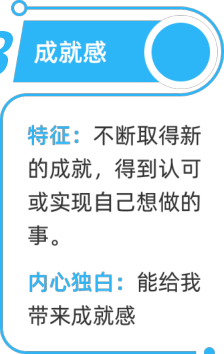
#> input picture _cell_205.png, 224 x 354 px
$ python -i _debug_edges.py   (imports and definitions only)
#> lines starting #> are read from the running program, lines starting #| are printed output that depends on the picture; after the words box and inside, x2 and y2 are one past the last pixel; in counts of white or black regions, pixels touching at a corner belong together
from __future__ import annotations

import fitz
import cv2
import numpy as np
from pathlib import Path


# [64 lines left out: functions extract_chart_area, analyze_with_edges, not called in this run]


def analyze_hsv_separate(img: np.ndarray):
    h, w = img.shape[:2]
#> h = 354; w = 224

    hsv = cv2.cvtColor(img, cv2.COLOR_RGB2HSV)
#> hsv: shape (354, 224, 3); mean H, S, V 21, 35.7, 240.7

    yellow_mask = (hsv[:, :, 0] > 20) & (hsv[:, :, 0] < 45) & (hsv[:, :, 1] > 80) & (hsv[:, :, 2] > 100)
#> yellow_mask: shape (354, 224) bool; every value is 0
    blue_mask = (hsv[:, :, 0] > 100) & (hsv[:, :, 0] < 130) & (hsv[:, :, 1] > 50) & (hsv[:, :, 2] > 50)
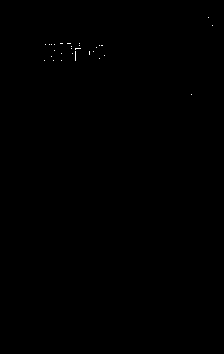
#> blue_mask: shape (354, 224) bool; 0.07% white in thin lines or dots, all inside (x1, y1, x2, y2) = (44, 17, 213, 95)

    yellow_kernel = np.ones((5, 5), np.uint8)
    yellow_mask_clean = cv2.morphologyEx(yellow_mask.astype(np.uint8), cv2.MORPH_CLOSE, yellow_kernel)
    yellow_mask_clean = cv2.morphologyEx(yellow_mask_clean, cv2.MORPH_OPEN, yellow_kernel)

    blue_kernel = np.ones((5, 5), np.uint8)
    blue_mask_clean = cv2.morphologyEx(blue_mask.astype(np.uint8), cv2.MORPH_CLOSE, blue_kernel)
    blue_mask_clean = cv2.morphologyEx(blue_mask_clean, cv2.MORPH_OPEN, blue_kernel)

    cv2.imwrite('/Users/jefflau/projects/pdf_report_converter/PDF_converter/_chart_yellow_clean.png', yellow_mask_clean * 255)
    cv2.imwrite('/Users/jefflau/projects/pdf_report_converter/PDF_converter/_chart_blue_clean.png', blue_mask_clean * 255)

    contours_yellow, _ = cv2.findContours(yellow_mask_clean, cv2.RETR_EXTERNAL, cv2.CHAIN_APPROX_SIMPLE)
#> contours_yellow = []
    contours_blue, _ = cv2.findContours(blue_mask_clean, cv2.RETR_EXTERNAL, cv2.CHAIN_APPROX_SIMPLE)
#> contours_blue = []

    print(f"\n黄色区域检测到 {len(contours_yellow)} 个轮廓")
#| 黄色区域检测到 0 个轮廓
    for i, contour in enumerate(contours_yellow):
        x, y, cw, ch = cv2.boundingRect(contour)
        area = cv2.contourArea(contour)
        print(f"黄色 {i+1}: x={x}, y={y}, w={cw}, h={ch}, area={area}")
#> this loop made 0 passes

    print(f"\n蓝色区域检测到 {len(contours_blue)} 个轮廓")
#| 蓝色区域检测到 0 个轮廓
    for i, contour in enumerate(contours_blue):
        x, y, cw, ch = cv2.boundingRect(contour)
        area = cv2.contourArea(contour)
        print(f"蓝色 {i+1}: x={x}, y={y}, w={cw}, h={ch}, area={area}")


# [10 lines not run here, left out]

>>> import cv2
>>> picture = cv2.cvtColor(cv2.imread('_cell_205.png'), cv2.COLOR_BGR2RGB)
>>> result = analyze_hsv_separate(picture)
